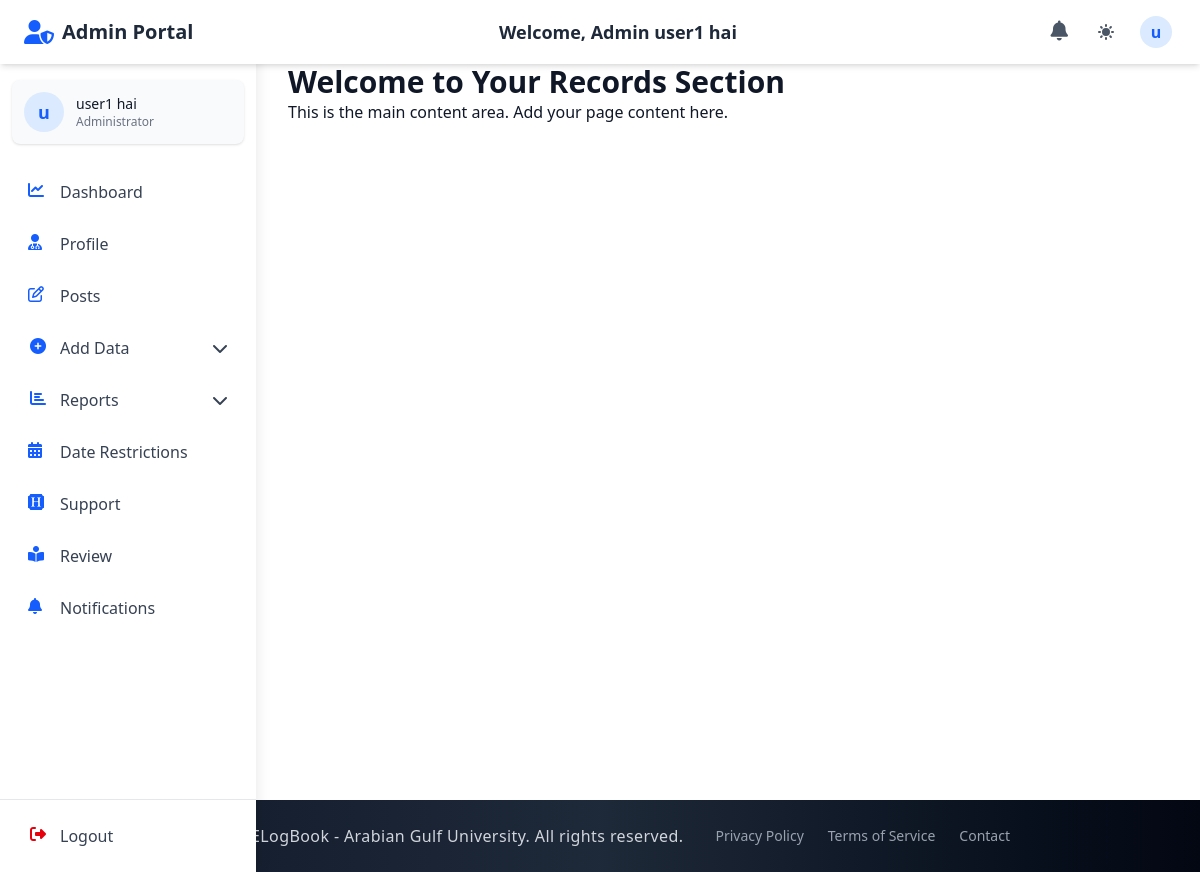
The page /admin_section/admin_final_records/ (signed in) on the database its author committed.
### accounts/models.py (models this page shows, shortened)
class CustomUser(AbstractUser):
    email = models.EmailField(unique=True)
    first_name = models.CharField(max_length=150, blank=True)
    last_name = models.CharField(max_length=150, blank=True)
    profile_photo = models.ImageField(
        upload_to="profiles/", blank=True, null=True, default="profiles/default.jpg"
    )
    city = models.CharField(max_length=100, blank=True)
    country = models.CharField(max_length=100, blank=True)
    phone_no = models.CharField(max_length=20, blank=True)
    bio = models.TextField(blank=True)
    speciality = models.CharField(max_length=100, blank=True)
    ROLE_CHOICES = (
        ("student", "Student"),
        ("doctor", "Doctor"),
        ("staff", "Staff"),
        ("admin", "Admin"),
    )
    ROLE_CHOICES = (
        ("defaultuser", "Default User"),
        ("student", "Student"),
        ("doctor", "Doctor"),
        ("staff", "Staff"),
        ("admin", "Admin"),
        ("pending", "Pending"),
    )
    role = models.CharField(max_length=15, choices=ROLE_CHOICES, default="defaultuser")
    groups = models.ManyToManyField(
        "auth.Group", related_name="customuser_groups", blank=True
    )
    user_permissions = models.ManyToManyField(
        "auth.Permission", related_name="customuser_permissions", blank=True
    )
    USERNAME_FIELD = "email"
    REQUIRED_FIELDS = ["username"]

### admin_section/views.py (the view)
# urls.py: path("admin_final_records/", views.final_records, name="admin_final_records"),
@login_required
def final_records(request):
    return render(request, "admin_section/admin_final_record.html")

### admin_section/context_processors.py (called while the page is built)
def admin_notification_count(request):
    try:
        user = getattr(request, 'user', None)
        if not user:
            return {'admin_unread_notifications_count': 0}
        if getattr(user, 'is_authenticated', False) and getattr(user, 'role', None) == 'admin':
            admin_unread_notifications_count = AdminNotification.objects.filter(recipient=user, is_read=False).count()
            return {'admin_unread_notifications_count': admin_unread_notifications_count}
    except Exception:
        pass
    return {'admin_unread_notifications_count': 0}

### doctor_section/context_processors.py (called while the page is built)
def notification_count(request):
    try:
        user = getattr(request, 'user', None)
        if not user:
            return {'unread_notifications_count': 0}
        if getattr(user, 'is_authenticated', False) and hasattr(user, 'doctor_profile'):
            doctor = user.doctor_profile
            unread_notifications_count = Notification.objects.filter(
                recipient=doctor, is_read=False
            ).count()
            return {'unread_notifications_count': unread_notifications_count}
    except Exception:
        pass
    return {'unread_notifications_count': 0}

### staff_section/context_processors.py (called while the page is built)
def staff_notification_count(request):
    try:
        user = getattr(request, 'user', None)
        if not user:
            return {'staff_unread_notifications_count': 0}
        if getattr(user, 'is_authenticated', False) and hasattr(user, 'staff_profile'):
            staff = user.staff_profile
            staff_unread_notifications_count = StaffNotification.objects.filter(recipient=staff, is_read=False).count()
            return {'staff_unread_notifications_count': staff_unread_notifications_count}
    except Exception:
        pass
    return {'staff_unread_notifications_count': 0}

### student_section/context_processors.py (called while the page is built)
def student_notification_count(request):
    try:
        user = getattr(request, 'user', None)
        if not user:
            return {'student_unread_notifications_count': 0}
        if getattr(user, 'is_authenticated', False) and hasattr(user, 'student'):
            student = user.student
            student_unread_notifications_count = StudentNotification.objects.filter(recipient=student, is_read=False).count()
            return {'student_unread_notifications_count': student_unread_notifications_count}
    except Exception:
        pass
    return {'student_unread_notifications_count': 0}

### admin_section/templates/admin_section/admin_final_record.html (shortened to what this page needs)
{% extends 'base.html' %}
{% block navbar %}
{% include 'components/admin_auth_navbar.html' %}
{% endblock %}
{% block content %}
  <div class="container mx-auto ">
    <h2 class="text-3xl font-bold">Welcome to Your Records Section</h2>
    <p>This is the main content area. Add your page content here.</p>
  </div>
{% endblock %}

### templates/components/auth_navbar_base.html (shortened to what this page needs)
<header class="bg-white dark:bg-gray-800 shadow-md fixed top-0 left-0 right-0 z-40 h-16 transition-all duration-300">
  <div class="flex items-center justify-between h-full px-4 md:px-6 max-w-7xl mx-auto">
    <div class="flex items-center space-x-3">
      <a href="{% block home_url %}{% endblock %}" class="flex items-center">
        <i class="{% block header_icon %}fas fa-book-medical{% endblock %} text-blue-600 dark:text-blue-400 text-2xl mr-2"></i>
        <span class="font-bold text-xl text-gray-800 dark:text-white hidden sm:inline">{% block portal_name %}ElogBook Portal{% endblock %}</span>
      </a>
    </div>
    <div class="hidden md:block text-center">
      <h1 class="text-lg font-semibold text-gray-800 dark:text-white">
        Welcome, {% block user_title %}{% endblock %} {{ request.session.first_name }} {{ request.session.last_name }}
      </h1>
    </div>
    <div class="flex items-center space-x-3">
      <div class="relative">
        <a href="{% block notifications_url %}#{% endblock %}" class="p-2 text-gray-600 dark:text-gray-300 hover:bg-gray-100 dark:hover:bg-gray-700 rounded-full transition-colors duration-200" aria-label="Notifications">
          <i class="fas fa-bell text-xl"></i>
        </a>
      </div>
      <button id="theme-toggle" aria-label="Toggle dark mode" class="p-2 text-gray-600 dark:text-gray-300 hover:bg-gray-100 dark:hover:bg-gray-700 rounded-full transition-colors duration-200 focus:outline-none focus:ring-2 focus:ring-blue-500">
      </button>
      <div class="relative" x-data="{open: false}">
        <button @click="open = !open" id="user-menu-button" class="flex items-center text-gray-600 dark:text-gray-300 hover:bg-gray-100 dark:hover:bg-gray-700 rounded-full p-1 focus:outline-none focus:ring-2 focus:ring-blue-500">
          <div class="h-8 w-8 rounded-full bg-blue-100 dark:bg-blue-900 flex items-center justify-center text-blue-600 dark:text-blue-300 font-semibold">
            {{ request.session.first_name|slice:"0:1" }}
          </div>
        </button>
      </div>
    </div>
  </div>
</header>
<aside id="sidebar" class="fixed inset-y-0 left-0 z-30 w-64 pt-16 bg-white dark:bg-gray-800 shadow-lg transform -translate-x-full transition-transform duration-300 ease-in-out md:translate-x-0 overflow-hidden">
  <div class="h-full flex flex-col">
    <div class="flex-1 px-3 py-4 overflow-y-auto">
      <div class="flex items-center p-3 mb-6 rounded-lg bg-gray-50 dark:bg-gray-700 shadow-sm">
        <div class="flex-shrink-0">
          <div class="h-10 w-10 rounded-full bg-blue-100 dark:bg-blue-900 flex items-center justify-center text-blue-600 dark:text-blue-300 font-semibold text-lg">
            {{ request.session.first_name|slice:"0:1" }}
          </div>
        </div>
        <div class="ml-3 overflow-hidden">
        <p class="text-sm font-medium text-gray-900 dark:text-white truncate">{{ request.session.first_name }} {{ request.session.last_name }}</p>
        <p class="text-xs text-gray-500 dark:text-gray-400 truncate">{% block user_role %}User{% endblock %}</p>
      </div>
    </div>
      <nav class="space-y-1">
        {% block sidebar_menu %}{% endblock %}
      </nav>
    </div>
    <div class="px-3 py-3 border-t border-gray-200 dark:border-gray-700">
      <form method="POST" action="{% block logout_url_bottom %}#{% endblock %}" class="w-full">
        <button type="submit" class="flex w-full items-center px-4 py-3 text-gray-700 dark:text-gray-300 rounded-lg hover:bg-gray-100 dark:hover:bg-gray-700 group transition-colors duration-200">
          <i class="fas fa-sign-out-alt w-5 h-5 text-red-600 dark:text-red-400"></i>
          <span class="ml-3 font-medium">Logout</span>
        </button>
      </form>
    </div>
  </div>
</aside>
<div id="content-wrapper" class="pt-16 md:pl-64 min-h-screen transition-all duration-300">
</div>

### templates/components/auth_navbar_base.html (style rules this page uses)
@media (min-width: 768px) { #content-wrapper { padding-left: 16rem; } }
#sidebar { box-shadow: 0 0 15px rgba(0, 0, 0, 0.1); }

### rows shown on the page
CustomUser: session.first_name "user1", session.last_name "hai", session.first_name "u"
